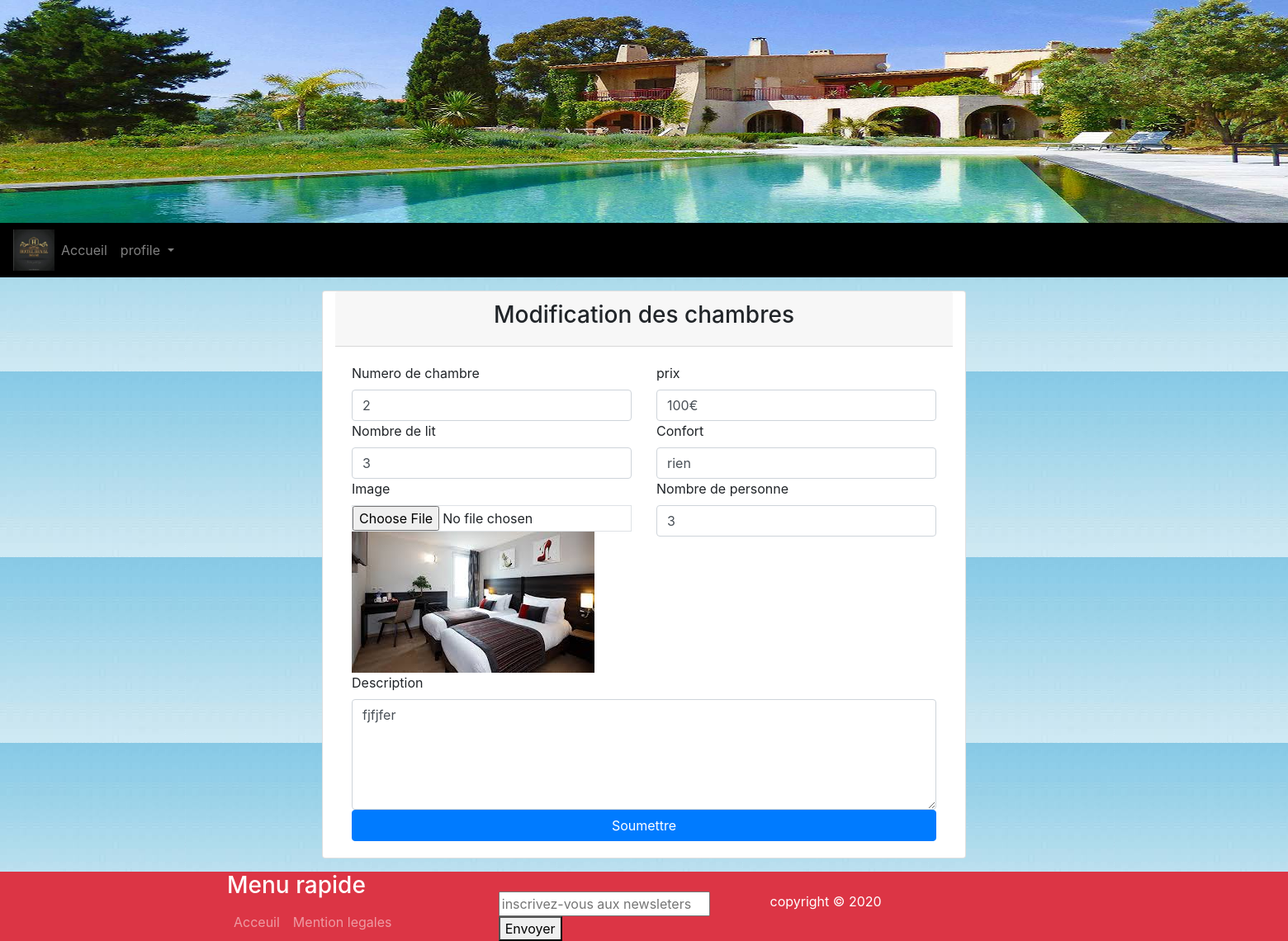
Page /admin/editer.php?id=2 on the committed database.
### tables this page shows
CREATE TABLE `chambre` (
  `numchambre` int(10) NOT NULL,
  `prix` int(10) NOT NULL,
  `nblits` int(10) NOT NULL,
  `nbpers` int(10) NOT NULL,
  `confort` varchar(500) NOT NULL,
  `image` varchar(100) NOT NULL,
  `description` text NOT NULL
);

### admin/editer.php (the view, shortened to what this page needs)
<?php
require_once('../connexion.php');
if($connect){
    if(isset($_GET['id'])){
        $id = (int)trim(htmlspecialchars($_GET['id']));
        $sql1 = "SELECT * FROM chambre WHERE numchambre=".$id;
        $res1 = mysqli_query($connect,$sql1);
        if($res1){
            $data = mysqli_fetch_assoc($res1);
        }
    }
}
?>
<?php require_once('../partials/header.php'); ?>
<div class="card offset-3 col-6 mt-3 mb-3">
    <div class="card-header text-center"><h3>Modification des chambres</h3></div>
    <div class="card-body">
        <form action="" method="post" enctype="multipart/form-data">
            <div class="row">
                <div class="col">
                    <label for="">Numero de chambre</label>
                    <input type="text" class="form-control" id=""  name="numchambre" value="<?= $data['numchambre'];?>">
                </div>
                <div class="col">
                    <label for="">prix</label>
                    <input type="text" class="form-control"  name="prix" value="<?= $data['prix']; ?>&euro;">
                </div>
            </div>
            <div class="row">
                <div class="col">
                    <label for="">Nombre de lit</label>
                    <input type="text" class="form-control"  name="nblits" value="<?= $data['nblits'];?>">
                </div>
                <div class="col">
                    <label for="">Confort</label>
                    <input type="text" class="form-control"  name="confort" value="<?= $data['confort'];?>">
                </div>
                </div>
                <div class="row">
                <div class="col">
                    <label for="">Image</label>
                    <input type="file" class="form-control-file border" name="image">
                    <img src="../image/<?=$data['image'];?>" alt="">
                </div>
                <div class="col">
                    <label for="">Nombre de personne</label>
                    <input type="text" class="form-control"  name="nbpers" value="<?= $data['nbpers'];?>">
                </div>
                </div>
            <div class="row">
                <div class=" col">
                    <label for="">Description</label>
                    <textarea class='form-control' id="" cols="30" rows="5" name="description"><?= $data['description'];?></textarea>
                </div>
            </div>
                <button type="submit" class="btn btn-primary btn-block" name='soumis' >Soumettre</button>
            </form>
        </div>
    </div>
<?php require_once('../partials/footer.php') ?>

### rows in the picture
chambre: numchambre "2", prix "100€", nblits "3", confort "rien", image (picture), nbpers "3", description "fjfjfer"
